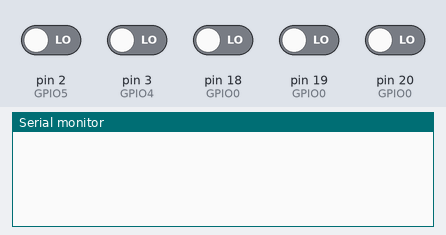
This sketch was run on a simulated Arduino Mega 2560, built with avr-gcc and run on an emulated ATmega2560. Shown: the last lines printed to the serial monitor. Inputs (shaded band) come from the test bench; at power-on: pin 2 (GPIO5), pin 3 (GPIO4), pin 18 (GPIO0), pin 19 (GPIO0), pin 20 (GPIO0) LOW.

Above: at 1.2 s.
1.3 s: pin 2 (GPIO5) driven HIGH
At 2.5 s:
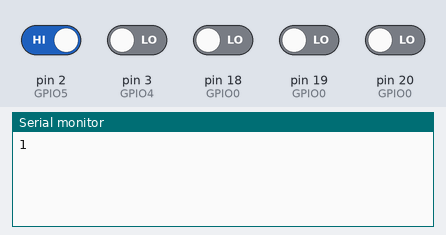
2.8 s: pin 3 (GPIO4) driven HIGH
At 3.6 s:
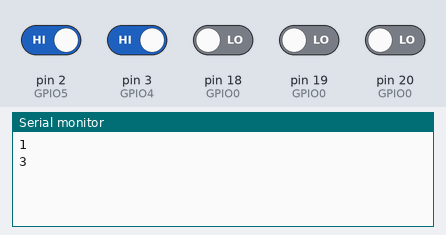
4.3 s: pin 18 (GPIO0) driven HIGH
At 4.8 s:
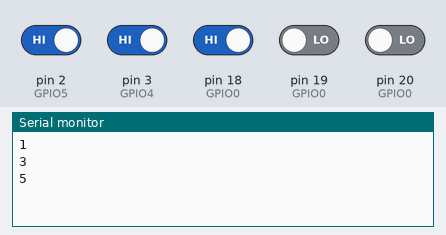
5.8 s: pin 19 (GPIO0) driven HIGH
At 7.0 s:
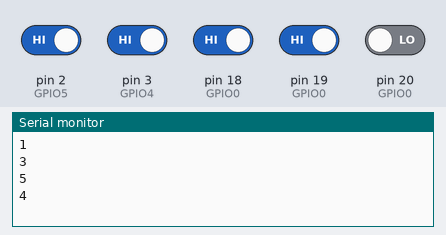
7.3 s: pin 20 (GPIO0) driven HIGH
At 8.3 s:
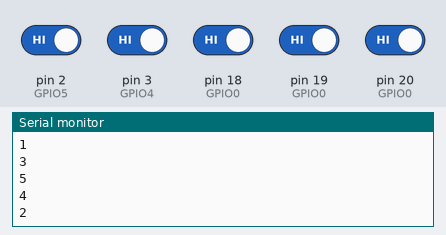
Timing chart, 0 to 9.8 s (numbered marks = the images above; inputs shaded):
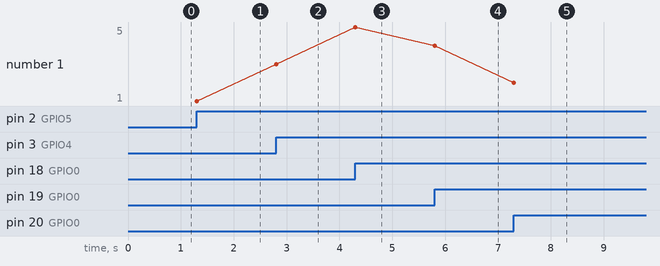

The sketch:

Arduino_Mega_Tx_Interrupt_Touch.ino
```cpp
//long randNumber;
//String str;

void IntCallback_sw1()
{ switch_seq(1);
}

void IntCallback_sw2()
{ switch_seq(2);
}

void IntCallback_sw3()
{ switch_seq(3);
}

void IntCallback_sw4()
{ switch_seq(4);
}

void IntCallback_sw5()
{ switch_seq(5);
}

void setup()
{
 Serial.begin(115200); delay(50);
// Serial1.begin(115200);

 pinMode( 2, INPUT);   // GPIO5 = D1 = sw1
 pinMode(20, INPUT);  // GPIO0 = D3 = sw2
 pinMode( 3, INPUT);   // GPIO4 = D2 = sw3
 pinMode(19, INPUT);  // GPIO0 = D3 = sw4
 pinMode(18, INPUT);  // GPIO0 = D3 = sw5

 attachInterrupt(digitalPinToInterrupt(2), IntCallback_sw1, RISING);
 attachInterrupt(digitalPinToInterrupt(20), IntCallback_sw2, RISING);
 attachInterrupt(digitalPinToInterrupt(3), IntCallback_sw3, RISING);
 attachInterrupt(digitalPinToInterrupt(19), IntCallback_sw4, RISING);
 attachInterrupt(digitalPinToInterrupt(18), IntCallback_sw5, RISING);


// randomSeed(analogRead(0)); // unconnected analog input pin
// Serial.print(char(169)); // Copyright Symbol
// Serial.println(" TEST STRING ");
// delay(100);

}

void loop()
{
//  String str = "HELLO"; // "HELLO - Mega -> serial comm. -> ESP12E"; //\0"

//  randNumber = random(1,18);// print a random number from 1 to 17
//  Serial.println(randNumber);

//  Serial.print(str);
//  Serial.print(" randNumber :"); Serial.println(String(randNumber));

//  Serial1.println("HELLO - NodeMCU");
//  delay(10000);
}

void switch_seq(int sw)
{ if(sw)
  { //Serial.print(String(" -> ")+sw);
//    Serial.print(String(" -> switch ")+(sw)+String(" touched "));
//    switch(sw):
//    {   case 1:
//    }
//    Serial.println("Switch "+String(sw));
    Serial.println(sw);
    delay(100);
//    if(sw!=last_sw && count < maxCount)
//    { code*=10;
//      code+=sw;
//      count++;
//    }
//
//    last_sw = sw;

//    if(count==maxCount)
//    { Serial.println("\n\n Code : "+String(code));
//      if(code==matchCode)
//      { Serial.println("\n Success !!");
//      }
//      else
//      { Serial.println("\n Failure !!");
//      }
//      count = 0; code=0; last_sw=0;
//    }
//    Serial.println("");

  }
}
```

Measured:
- after the input at 1.3 s, the serial monitor: prints a new line at once (image 1)
- after the input at 2.8 s, the serial monitor: prints a new line at once (image 2)
- after the input at 4.3 s, the serial monitor: prints a new line at once (image 3)
- after the input at 5.8 s, the serial monitor: prints a new line at once (image 4)
- after the input at 7.3 s, the serial monitor: prints a new line at once (image 5)
- plotted number 1: 1 → 3 after the input at 2.8 s, 3 → 5 after the input at 4.3 s, 5 → 4 after the input at 5.8 s, 4 → 2 after the input at 7.3 s
